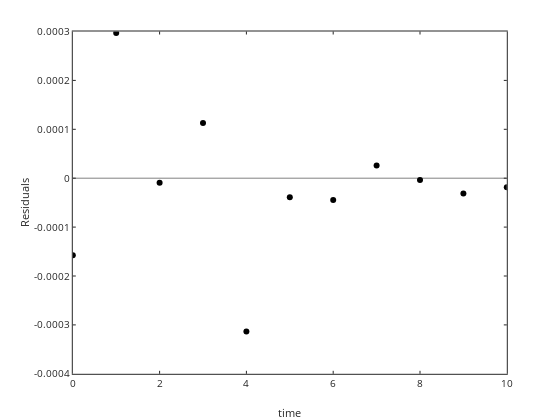

Notebook code cell kept with this figure:
### Code cell
% plot the residuals

plot(t,N-Nbst,'ko',t,zeros(size(N)),'k-')
xlabel('time'); ylabel('Residuals')

### Figure 1 — Plotly figure (JSON) as saved in the notebook; plotly's stock layout.template omitted (floating-point values rounded to 4 significant figures)
{"data": [{"line": {"color": "rgb(0,0,0)", "width": 0.5}, "marker": {"color": "rgb(0,0,0)", "line": {"color": "rgb(0,0,0)"}, "size": 6, "symbol": "circle"}, "mode": "markers", "name": "", "showlegend": false, "type": "scatter", "visibility": true, "x": [0, 1, 2, 3, 4, 5, 6, 7, 8, 9, 10], "xaxis": "x", "y": [-0.0001574, 0.0002972, -9.228e-06, 0.000113, -0.0003133, -3.914e-05, -4.469e-05, 2.609e-05, -3.435e-06, -3.119e-05, -1.827e-05], "yaxis": "y"}, {"line": {"color": "rgb(0,0,0)", "dash": "solid", "width": 0.5}, "marker": {"color": "rgb(0,0,0)", "line": {"color": "rgb(0,0,0)"}, "size": 6, "symbol": "none"}, "mode": "lines", "name": "", "showlegend": false, "type": "scatter", "visibility": true, "x": [0, 1, 2, 3, 4, 5, 6, 7, 8, 9, 10], "xaxis": "x", "y": [0, 0, 0, 0, 0, 0, 0, 0, 0, 0, 0], "yaxis": "y"}], "layout": {"height": 420, "hovermode": "closest", "margin": {"b": 0, "l": 0, "r": 0, "t": 0}, "plot_bgcolor": "rgba(0,0,0,0)", "showlegend": false, "width": 560, "xaxis": {"anchor": "y", "autorange": false, "domain": [0.13, 0.905], "exponentformat": "none", "gridcolor": "rgba(38,38,38,0.15)", "gridwidth": 1, "linecolor": "rgb(38,38,38)", "linewidth": 1, "mirror": "ticks", "range": [0, 10], "showgrid": false, "showline": true, "side": "bottom", "spikedash": "solid", "spikemode": "across", "spikesides": false, "spikethickness": 1, "tickangle": 0, "tickcolor": "rgb(38,38,38)", "tickfont": {"color": "rgb(38,38,38)", "size": 10}, "ticklen": 3, "ticks": "inside", "ticktext": ["0", "2", "4", "6", "8", "10"], "tickvals": [0, 2, 4, 6, 8, 10], "title": {"font": {"color": "rgb(38,38,38)", "size": 11}, "text": "time"}, "type": "linear", "visible": true, "zeroline": false}, "yaxis": {"anchor": "x", "autorange": false, "domain": [0.11, 0.925], "exponentformat": "none", "gridcolor": "rgba(38,38,38,0.15)", "gridwidth": 1, "linecolor": "rgb(38,38,38)", "linewidth": 1, "mirror": "ticks", "range": [-0.0004, 0.0003], "showgrid": false, "showline": true, "side": "left", "spikedash": "solid", "spikemode": "across", "spikesides": false, "spikethickness": 1, "tickangle": 0, "tickcolor": "rgb(38,38,38)", "tickfont": {"color": "rgb(38,38,38)", "size": 10}, "ticklen": 3, "ticks": "inside", "ticktext": ["-0.0004", "-0.0003", "-0.0002", "-0.0001", "0", "0.0001", "0.0002", "0.0003"], "tickvals": [-0.0004, -0.0003, -0.0002, -0.0001, 0, 0.0001, 0.0002, 0.0003], "title": {"font": {"color": "rgb(38,38,38)", "size": 11}, "text": "Residuals"}, "type": "linear", "visible": true, "zeroline": false}}}
